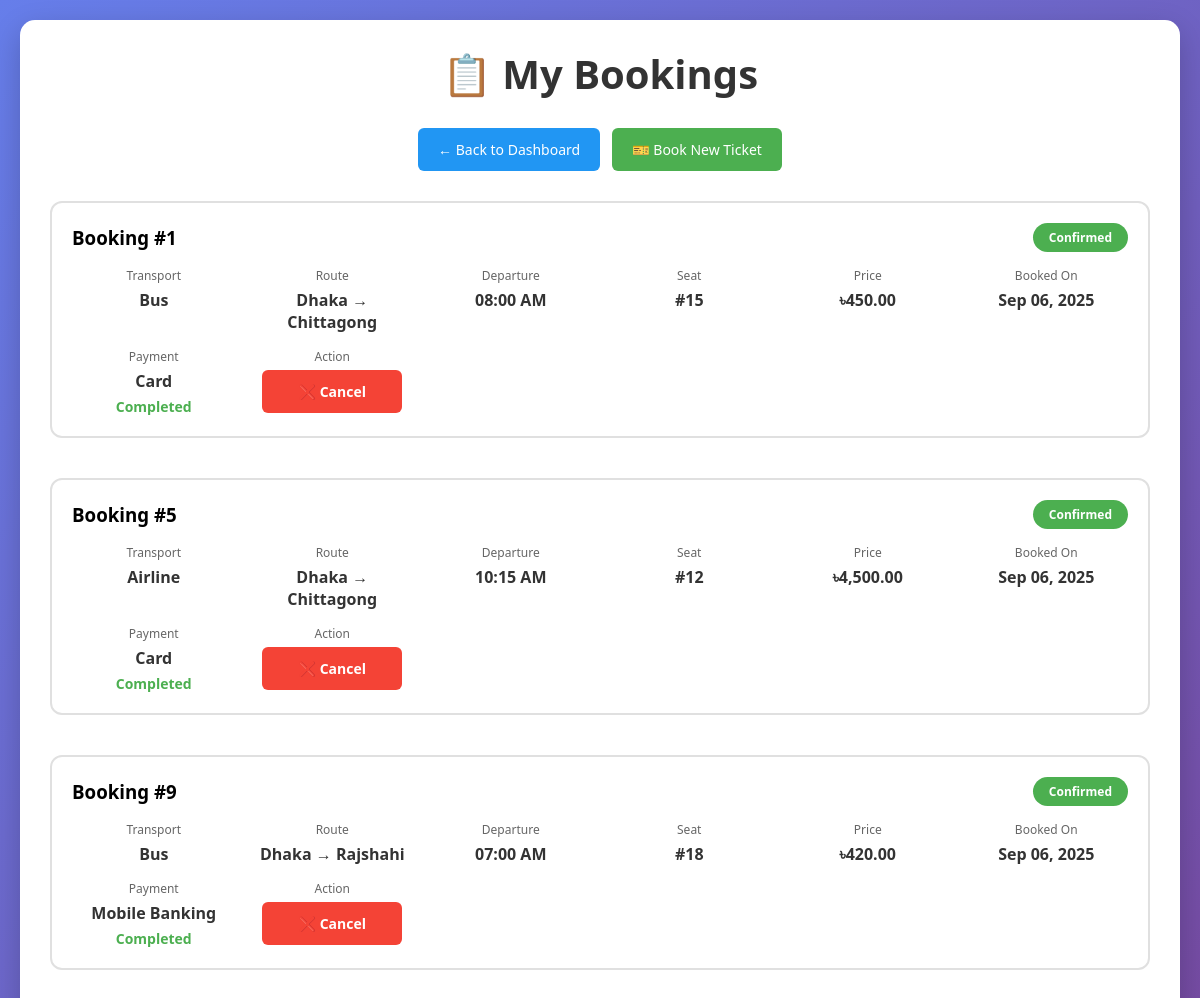
Screenshot of /my_bookings.php (signed in) with the database file from the repository.
### tables this page shows
CREATE TABLE Bookings (
    booking_id INT AUTO_INCREMENT PRIMARY KEY,
    user_id INT NOT NULL,
    route_id INT NOT NULL,
    seat_number INT NOT NULL,
    status ENUM('Confirmed', 'Cancelled') DEFAULT 'Confirmed',
    booking_date TIMESTAMP DEFAULT CURRENT_TIMESTAMP,
    FOREIGN KEY (user_id) REFERENCES Users(user_id) ON DELETE CASCADE,
    FOREIGN KEY (route_id) REFERENCES Routes(route_id) ON DELETE CASCADE,
    UNIQUE KEY unique_seat_booking (route_id, seat_number, status)
);

CREATE TABLE Routes (
    route_id INT AUTO_INCREMENT PRIMARY KEY,
    transport_type ENUM('Bus', 'Train', 'Airline') NOT NULL,
    origin VARCHAR(100) NOT NULL,
    destination VARCHAR(100) NOT NULL,
    departure_time TIME NOT NULL,
    total_seats INT NOT NULL,
    available_seats INT NOT NULL,
    price DECIMAL(10, 2) NOT NULL,
    status ENUM('Active', 'Inactive', 'Full') DEFAULT 'Active',
    created_at TIMESTAMP DEFAULT CURRENT_TIMESTAMP
);

CREATE TABLE Payments (
    payment_id INT AUTO_INCREMENT PRIMARY KEY,
    booking_id INT NOT NULL,
    amount DECIMAL(10, 2) NOT NULL,
    payment_method ENUM('Cash', 'Card', 'Mobile Banking') DEFAULT 'Cash',
    status ENUM('Pending', 'Completed', 'Failed') DEFAULT 'Completed',
    payment_date TIMESTAMP DEFAULT CURRENT_TIMESTAMP,
    FOREIGN KEY (booking_id) REFERENCES Bookings(booking_id) ON DELETE CASCADE
);

### my_bookings.php (the view, shortened to what this page needs)
<?php
include 'db_connect.php';
$user_id = $_SESSION['user_id'];
$bookings_query = "SELECT b.*, r.transport_type, r.origin, r.destination, r.departure_time, r.price, p.payment_method, p.status as payment_status
                   FROM Bookings b
                   JOIN Routes r ON b.route_id = r.route_id
                   LEFT JOIN Payments p ON b.booking_id = p.booking_id
                   WHERE b.user_id = ?
                   ORDER BY b.booking_date DESC";
$stmt = $conn->prepare($bookings_query);
$stmt->bind_param("i", $user_id);
$stmt->execute();
$result = $stmt->get_result();
?>
<!DOCTYPE html>
<html lang="en">
<head>
    <link rel="stylesheet" href="css/style.css">
</head>
<body>
    <div class="container">
        <h1>📋 My Bookings</h1>
        <div class="actions">
            <a href="index.php" class="btn secondary">← Back to Dashboard</a>
            <a href="book_ticket.php" class="btn">🎫 Book New Ticket</a>
        </div>
        <?php if ($result->num_rows > 0): ?>
            <div class="bookings-container">
                <?php while ($booking = $result->fetch_assoc()): ?>
                    <div class="route-card">
                        <div class="route-header">
                            <h3>Booking #<?= $booking['booking_id'] ?></h3>
                            <span class="route-type <?= $booking['status'] == 'Confirmed' ? 'status-confirmed' : 'status-cancelled' ?>">
                                <?= $booking['status'] ?>
                            </span>
                        </div>
                        <div class="route-details">
                            <div class="detail-item">
                                <div class="detail-label">Transport</div>
                                <div class="detail-value"><?= $booking['transport_type'] ?></div>
                            </div>
                            <div class="detail-item">
                                <div class="detail-label">Route</div>
                                <div class="detail-value"><?= htmlspecialchars($booking['origin']) ?> → <?= htmlspecialchars($booking['destination']) ?></div>
                            </div>
                            <div class="detail-item">
                                <div class="detail-label">Departure</div>
                                <div class="detail-value"><?= date('h:i A', strtotime($booking['departure_time'])) ?></div>
                            </div>
                            <div class="detail-item">
                                <div class="detail-label">Seat</div>
                                <div class="detail-value">#<?= $booking['seat_number'] ?></div>
                            </div>
                            <div class="detail-item">
                                <div class="detail-label">Price</div>
                                <div class="detail-value">৳<?= number_format($booking['price'], 2) ?></div>
                            </div>
                            <div class="detail-item">
                                <div class="detail-label">Booked On</div>
                                <div class="detail-value"><?= date('M d, Y', strtotime($booking['booking_date'])) ?></div>
                            </div>
                            <div class="detail-item">
                                <div class="detail-label">Payment</div>
                                <div class="detail-value">
                                    <?= $booking['payment_method'] ?? 'Cash' ?><br>
                                    <small style="color: <?= $booking['payment_status'] == 'Completed' ? '#4CAF50' : '#f44336' ?>;">
                                        <?= $booking['payment_status'] ?? 'Completed' ?>
                                    </small>
                                </div>
                            </div>
                            <div class="detail-item">
                                <div class="detail-label">Action</div>
                                <div class="detail-value">
                                    <?php if ($booking['status'] == 'Confirmed'): ?>
                                        <a href="cancel_booking.php?id=<?= $booking['booking_id'] ?>"
                                           class="btn danger"
                                           onclick="return confirm('Are you sure you want to cancel this booking?');">
                                           ❌ Cancel
                                        </a>
                                    <?php else: ?>
                                        <span style="color: #666;">Cancelled</span>
                                    <?php endif; ?>
                                </div>
                            </div>
                        </div>
                    </div>
                <?php endwhile; ?>
            </div>
        <?php endif; ?>
    </div>
</body>
</html>

### css/style.css (style rules this page uses)
* { margin: 0; padding: 0; box-sizing: border-box; }
body { font-family: 'Segoe UI', Tahoma, Geneva, Verdana, sans-serif; background: linear-gradient(135deg, #667eea 0%, #764ba2 100%); min-height: 100vh; padding: 10px; }
.container { max-width: 1200px; margin: 0 auto; background: white; border-radius: 15px; box-shadow: 0 10px 30px rgba(0,0,0,0.2); padding: 20px; }
@media (min-width: 768px) { body { padding: 20px; } }
@media (min-width: 768px) { .container { padding: 30px; } }
h1 { text-align: center; color: #333; margin-bottom: 20px; font-size: 2em; line-height: 1.2; }
@media (min-width: 768px) { h1 { margin-bottom: 30px; font-size: 2.5em; } }
.actions { display: flex; flex-wrap: wrap; gap: 8px; margin-bottom: 25px; justify-content: center; }
@media (min-width: 768px) { .actions { gap: 12px; margin-bottom: 30px; } }
.btn { background: #4CAF50; color: white; padding: 10px 16px; text-decoration: none; border-radius: 6px; border: none; cursor: pointer; font-size: 14px; transition: all 0.3s ease; display: inline-flex; align-items: center; justify-content: center; min-width: 120px; text-align: center; white-space: nowrap; }
@media (min-width: 768px) { .btn { padding: 12px 20px; min-width: 140px; } }
.btn.secondary { background: #2196F3; }
.btn.danger { background: #f44336; }
.route-card { border: 2px solid #e0e0e0; border-radius: 12px; padding: 20px; margin-bottom: 20px; background: white; transition: all 0.3s ease; }
.route-header { display: flex; justify-content: space-between; align-items: center; margin-bottom: 15px; flex-wrap: wrap; gap: 10px; }
.route-type { background: #4CAF50; color: white; padding: 6px 16px; border-radius: 20px; font-size: 12px; font-weight: bold; white-space: nowrap; }
.route-details { display: grid; grid-template-columns: repeat(auto-fit, minmax(120px, 1fr)); gap: 15px; }
@media (min-width: 768px) { .route-details { grid-template-columns: repeat(auto-fit, minmax(150px, 1fr)); } }
.detail-item { text-align: center; }
.detail-label { font-size: 12px; color: #666; margin-bottom: 5px; font-weight: 500; }
.detail-value { font-weight: bold; color: #333; font-size: 14px; }
@media (min-width: 768px) { .detail-value { font-size: 16px; } }
.status-confirmed { background: #4CAF50 !important; }
.bookings-container { display: grid; gap: 20px; }
small { display: block; margin-top: 5px; color: #666; font-size: 14px; }

### rows the page displays
bookings: booking_id "1", status "Confirmed", route.transport_type "Bus", route.origin "Dhaka", route.destination "Chittagong", route.departure_time "08:00 AM", seat_number "15", route.price "450.00", booking_date "Sep 06, 2025", payments.payment_method "Card", payments.status "Completed"
bookings: booking_id "5", status "Confirmed", route.transport_type "Airline", route.origin "Dhaka", route.destination "Chittagong", route.departure_time "10:15 AM", seat_number "12", route.price "4,500.00", booking_date "Sep 06, 2025", payments.payment_method "Card", payments.status "Completed"
bookings: booking_id "9", status "Confirmed", route.transport_type "Bus", route.origin "Dhaka", route.destination "Rajshahi", route.departure_time "07:00 AM", seat_number "18", route.price "420.00", booking_date "Sep 06, 2025", payments.payment_method "Mobile Banking", payments.status "Completed"
